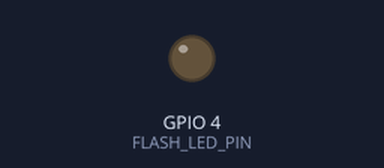
Recording of a sketch running on a simulated ESP32. On the bench: output pins drawn as LEDs (lit = HIGH). WiFi joins after 1.5 s; servers stay silent unless stated; uploads are accepted with an empty reply; the camera gives no picture; what the sketch prints to the serial monitor is not drawn.

Above: at 18.0 s.
At 31.0 s:
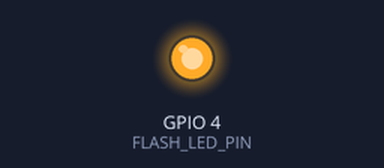
Timing chart, 0 to 45.0 s (numbered marks = the images above):
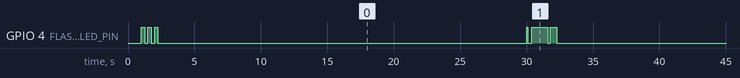

Measured:
- by itself, GPIO 4 (FLASH_LED_PIN): moves between LOW and HIGH, repeating every 60.0 s
- by itself, everything shown: repeats every 30.0 s, in 6 steps

The sketch:

ESP32_cam_to_GGDRIVE.ino
```cpp
#include <WiFi.h>
#include <WiFiClientSecure.h>
#include "soc/soc.h"
#include "soc/rtc_cntl_reg.h"
#include "Base64.h"
#include "esp_camera.h"
//========================================

//======================================== CAMERA_MODEL_AI_THINKER GPIO.
#define PWDN_GPIO_NUM     32
#define RESET_GPIO_NUM    -1
#define XCLK_GPIO_NUM      0
#define SIOD_GPIO_NUM     26
#define SIOC_GPIO_NUM     27

#define Y9_GPIO_NUM       35
#define Y8_GPIO_NUM       34
#define Y7_GPIO_NUM       39
#define Y6_GPIO_NUM       36
#define Y5_GPIO_NUM       21
#define Y4_GPIO_NUM       19
#define Y3_GPIO_NUM       18
#define Y2_GPIO_NUM        5
#define VSYNC_GPIO_NUM    25
#define HREF_GPIO_NUM     23
#define PCLK_GPIO_NUM     22
//========================================

// LED Flash PIN (GPIO 4)
#define FLASH_LED_PIN 4

//======================================== Enter your WiFi ssid and password.
const char* ssid = "O";
const char* password = "99999999";
//========================================

//======================================== Replace with your "Deployment ID" and Folder Name.
String myDeploymentID = "AKfycbxn8VvkSOGFotxU3wQLR7guZ6bnCSdpybzHPZDiWKIynM3uXCCGYhW3w7Y7Puh13jwWBg";
String myMainFolderName = "ESP32-CAM";
//========================================

//======================================== Variables for Timer/Millis.
unsigned long previousMillis = 0;
const int Interval = 30000; //--> Capture and Send a photo every 30 seconds.
//========================================

// Variable to set capture photo with LED Flash.
// Set to "false", then the Flash LED will not light up when capturing a photo.
// Set to "true", then the Flash LED lights up when capturing a photo.
bool LED_Flash_ON = true;

// Initialize WiFiClientSecure.
WiFiClientSecure client;

//________________________________________________________________________________ Test_Con()
// This subroutine is to test the connection to "script.google.com".
void Test_Con() {
  const char* host = "script.google.com";
  while(1) {
    Serial.println("-----------");
    Serial.println("Test...");
    Serial.println("KẾt nối tới " + String(host));

    client.setInsecure();

    if (client.connect(host, 443)) {
      Serial.println("KẾt nối thành công.");
      Serial.println("-----------");
      client.stop();
      break;
    } else {
      Serial.println("KẾt nối tới " + String(host) + " thất bại.");
      Serial.println("Chờ....");
      Serial.println("-----------");
      client.stop();
    }

    delay(1000);
  }
}
//________________________________________________________________________________

//________________________________________________________________________________ SendCapturedPhotos()
// Subroutine for capturing and sending photos to Google Drive.
void SendCapturedPhotos() {
  const char* host = "script.google.com";
  Serial.println();
  Serial.println("-----------");
  Serial.println("Kết nối tới " + String(host));

  client.setInsecure();

  //---------------------------------------- The Flash LED blinks once to indicate connection start.
  digitalWrite(FLASH_LED_PIN, HIGH);
  delay(100);
  digitalWrite(FLASH_LED_PIN, LOW);
  delay(100);
  //----------------------------------------

  //---------------------------------------- The process of connecting, capturing and sending photos to Google Drive.
  if (client.connect(host, 443)) {
    Serial.println("Kết nối thành công.");

    if (LED_Flash_ON == true) {
      digitalWrite(FLASH_LED_PIN, HIGH);
      delay(100);
    }

    //.............................. Taking a photo.
    Serial.println();
    Serial.println("Đang chụp...");

    for (int i = 0; i <= 3; i++) {
      camera_fb_t * fb = NULL;
      fb = esp_camera_fb_get();
       if(!fb) {
          Serial.println("Chụp ảnh thất bại");
          Serial.println("Khởi động lại ESP32 CAM.");
          delay(1000);
          ESP.restart();
          return;
        }
      esp_camera_fb_return(fb);
      delay(200);
    }

    camera_fb_t * fb = NULL;
    fb = esp_camera_fb_get();
    if(!fb) {
      Serial.println("Khởi động cam thất bại");
      Serial.println("Khởi động lại ESP32 CAM.");
      delay(1000);
      ESP.restart();
      return;
    }

    if (LED_Flash_ON == true) digitalWrite(FLASH_LED_PIN, LOW);

    Serial.println("Chụp ảnh thành công.");
    //..............................

    //.............................. Sending image to Google Drive.
    Serial.println();
    Serial.println("Đang gửi ảnh đến gg drive.");
    Serial.println("Size: " + String(fb->len) + "byte");

    String url = "/macros/s/" + myDeploymentID + "/exec?folder=" + myMainFolderName;

    client.println("POST " + url + " HTTP/1.1");
    client.println("Host: " + String(host));
    client.println("Transfer-Encoding: chunked");
    client.println();

    int fbLen = fb->len;
    char *input = (char *)fb->buf;
    int chunkSize = 3 * 1000; //--> must be multiple of 3.
    int chunkBase64Size = base64_enc_len(chunkSize);
    char output[chunkBase64Size + 1];

    Serial.println();
    int chunk = 0;
    for (int i = 0; i < fbLen; i += chunkSize) {
      int l = base64_encode(output, input, min(fbLen - i, chunkSize));
      client.print(l, HEX);
      client.print("\r\n");
      client.print(output);
      client.print("\r\n");
      delay(100);
      input += chunkSize;
      Serial.print(".");
      chunk++;
      if (chunk % 50 == 0) {
        Serial.println();
      }
    }
    client.print("0\r\n");
    client.print("\r\n");

    esp_camera_fb_return(fb);
    //..............................

    //.............................. Waiting for response.
    Serial.println("Đợi...");
    long int StartTime = millis();
    while (!client.available()) {
      Serial.print(".");
      delay(100);
      if ((StartTime + 10 * 1000) < millis()) {
        Serial.println();
        Serial.println("Không phản hồi.");
        break;
      }
    }
    Serial.println();
    while (client.available()) {
      Serial.print(char(client.read()));
    }
    //..............................

    //.............................. Flash LED blinks once as an indicator of successfully sending photos to Google Drive.
    digitalWrite(FLASH_LED_PIN, HIGH);
    delay(500);
    digitalWrite(FLASH_LED_PIN, LOW);
    delay(500);
    //..............................
  }
  else {
    Serial.println("Kết nối tới " + String(host) + " thất bại.");

    //.............................. Flash LED blinks twice as a failed connection indicator.
    digitalWrite(FLASH_LED_PIN, HIGH);
    delay(500);
    digitalWrite(FLASH_LED_PIN, LOW);
    delay(500);
    digitalWrite(FLASH_LED_PIN, HIGH);
    delay(500);
    digitalWrite(FLASH_LED_PIN, LOW);
    delay(500);
    //..............................
  }
  //----------------------------------------

  Serial.println("-----------");

  client.stop();
}
//________________________________________________________________________________

//________________________________________________________________________________ VOID SETUP()
void setup() {
  // put your setup code here, to run once:

  // Disable brownout detector.
  WRITE_PERI_REG(RTC_CNTL_BROWN_OUT_REG, 0);

  Serial.begin(115200);
  Serial.println();
  delay(1000);

  pinMode(FLASH_LED_PIN, OUTPUT);

  // Setting the ESP32 WiFi to station mode.
  Serial.println();
  Serial.println("Set esp32 wifi sang chế độ trạm.");
  WiFi.mode(WIFI_STA);

  //---------------------------------------- The process of connecting ESP32 CAM with WiFi Hotspot / WiFi Router.
  Serial.println();
  Serial.print("Đang kết nối : ");
  Serial.println(ssid);
  WiFi.begin(ssid, password);

  // The process timeout of connecting ESP32 CAM with WiFi Hotspot / WiFi Router is 20 seconds.
  // If within 20 seconds the ESP32 CAM has not been successfully connected to WiFi, the ESP32 CAM will restart.
  // I made this condition because on my ESP32-CAM, there are times when it seems like it can't connect to WiFi, so it needs to be restarted to be able to connect to WiFi.
  int connecting_process_timed_out = 20; //--> 20 = 20 seconds.
  connecting_process_timed_out = connecting_process_timed_out * 2;
  while (WiFi.status() != WL_CONNECTED) {
    Serial.print(".");
    digitalWrite(FLASH_LED_PIN, HIGH);
    delay(250);
    digitalWrite(FLASH_LED_PIN, LOW);
    delay(250);
    if(connecting_process_timed_out > 0) connecting_process_timed_out--;
    if(connecting_process_timed_out == 0) {
      Serial.println();
      Serial.print("Kết nối thất bại ");
      Serial.println(ssid);
      Serial.println("Khởi động lại ESP32 CAM.");
      delay(1000);
      ESP.restart();
    }
  }

  digitalWrite(FLASH_LED_PIN, LOW);

  Serial.println();
  Serial.print("Thành công kết nối tới ");
  Serial.println(ssid);
  //Serial.print("ESP32-CAM IP Address: ");
  //Serial.println(WiFi.localIP());
  //----------------------------------------

  //---------------------------------------- Set the camera ESP32 CAM.
  Serial.println();
  Serial.println("Config ESP32 CAM...");

  camera_config_t config;
  config.ledc_channel = LEDC_CHANNEL_0;
  config.ledc_timer = LEDC_TIMER_0;
  config.pin_d0 = Y2_GPIO_NUM;
  config.pin_d1 = Y3_GPIO_NUM;
  config.pin_d2 = Y4_GPIO_NUM;
  config.pin_d3 = Y5_GPIO_NUM;
  config.pin_d4 = Y6_GPIO_NUM;
  config.pin_d5 = Y7_GPIO_NUM;
  config.pin_d6 = Y8_GPIO_NUM;
  config.pin_d7 = Y9_GPIO_NUM;
  config.pin_xclk = XCLK_GPIO_NUM;
  config.pin_pclk = PCLK_GPIO_NUM;
  config.pin_vsync = VSYNC_GPIO_NUM;
  config.pin_href = HREF_GPIO_NUM;
  config.pin_sscb_sda = SIOD_GPIO_NUM;
  config.pin_sscb_scl = SIOC_GPIO_NUM;
  config.pin_pwdn = PWDN_GPIO_NUM;
  config.pin_reset = RESET_GPIO_NUM;
  config.xclk_freq_hz = 20000000;
  config.pixel_format = PIXFORMAT_JPEG;

  // init with high specs to pre-allocate larger buffers
  if(psramFound()){
    config.frame_size = FRAMESIZE_UXGA;
    config.jpeg_quality = 10;  //0-63 lower number means higher quality
    config.fb_count = 2;
  } else {
    config.frame_size = FRAMESIZE_SVGA;
    config.jpeg_quality = 8;  //0-63 lower number means higher quality
    config.fb_count = 1;
  }

  // camera init
  esp_err_t err = esp_camera_init(&config);
  if (err != ESP_OK) {
    Serial.printf("Khởi tạo cam thất bại 0x%x", err);
    Serial.println();
    Serial.println("Khởi động lại ESP32 CAM.");
    delay(1000);
    ESP.restart();
  }

  sensor_t * s = esp_camera_sensor_get();

  // Selectable camera resolution details :
  // -UXGA   = 1600 x 1200 pixels
  // -SXGA   = 1280 x 1024 pixels
  // -XGA    = 1024 x 768  pixels
  // -SVGA   = 800 x 600   pixels
  // -VGA    = 640 x 480   pixels
  // -CIF    = 352 x 288   pixels
  // -QVGA   = 320 x 240   pixels
  // -HQVGA  = 240 x 160   pixels
  // -QQVGA  = 160 x 120   pixels
  s->set_framesize(s, FRAMESIZE_SXGA);  //--> UXGA|SXGA|XGA|SVGA|VGA|CIF|QVGA|HQVGA|QQVGA

  Serial.println("Cài đặt cam thành công.");
  Serial.println();

  delay(1000);

  Test_Con();

  Serial.println();
  Serial.println("ESP32-CAM chụp và gửi ảnh đến server mỗi 30 giây.");
  Serial.println();
  delay(2000);
}
//________________________________________________________________________________

//________________________________________________________________________________ VOID LOOP()
void loop() {
  // put your main code here, to run repeatedly:

  //---------------------------------------- Timer/Millis to capture and send photos to Google Drive every 20 seconds (see Interval variable).
  unsigned long currentMillis = millis();
  if (currentMillis - previousMillis >= Interval) {
    previousMillis = currentMillis;

    SendCapturedPhotos();
  }
  //----------------------------------------
}
```

Base64.cpp
```cpp
// (licence header left out)
#if (defined(__AVR__))
#include <avr\pgmspace.h>
#else
#include <pgmspace.h>
#endif

const char PROGMEM b64_alphabet[] = "ABCDEFGHIJKLMNOPQRSTUVWXYZ"
        "abcdefghijklmnopqrstuvwxyz"
        "0123456789+/";

/* 'Private' declarations */
inline void a3_to_a4(unsigned char * a4, unsigned char * a3);
inline void a4_to_a3(unsigned char * a3, unsigned char * a4);
inline unsigned char b64_lookup(char c);

int base64_encode(char *output, char *input, int inputLen) {
    int i = 0, j = 0;
    int encLen = 0;
    unsigned char a3[3];
    unsigned char a4[4];

    while(inputLen--) {
        a3[i++] = *(input++);
        if(i == 3) {
            a3_to_a4(a4, a3);

            for(i = 0; i < 4; i++) {
                output[encLen++] = pgm_read_byte(&b64_alphabet[a4[i]]);
            }

            i = 0;
        }
    }

    if(i) {
        for(j = i; j < 3; j++) {
            a3[j] = '\0';
        }

        a3_to_a4(a4, a3);

        for(j = 0; j < i + 1; j++) {
            output[encLen++] = pgm_read_byte(&b64_alphabet[a4[j]]);
        }

        while((i++ < 3)) {
            output[encLen++] = '=';
        }
    }
    output[encLen] = '\0';
    return encLen;
}

int base64_decode(char * output, char * input, int inputLen) {
    int i = 0, j = 0;
    int decLen = 0;
    unsigned char a3[3];
    unsigned char a4[4];


    while (inputLen--) {
        if(*input == '=') {
            break;
        }

        a4[i++] = *(input++);
        if (i == 4) {
            for (i = 0; i <4; i++) {
                a4[i] = b64_lookup(a4[i]);
            }

            a4_to_a3(a3,a4);

            for (i = 0; i < 3; i++) {
                output[decLen++] = a3[i];
            }
            i = 0;
        }
    }

    if (i) {
        for (j = i; j < 4; j++) {
            a4[j] = '\0';
        }

        for (j = 0; j <4; j++) {
            a4[j] = b64_lookup(a4[j]);
        }

        a4_to_a3(a3,a4);

        for (j = 0; j < i - 1; j++) {
            output[decLen++] = a3[j];
        }
    }
    output[decLen] = '\0';
    return decLen;
}

int base64_enc_len(int plainLen) {
    int n = plainLen;
    return (n + 2 - ((n + 2) % 3)) / 3 * 4;
}

int base64_dec_len(char * input, int inputLen) {
    int i = 0;
    int numEq = 0;
    for(i = inputLen - 1; input[i] == '='; i--) {
        numEq++;
    }

    return ((6 * inputLen) / 8) - numEq;
}

inline void a3_to_a4(unsigned char * a4, unsigned char * a3) {
    a4[0] = (a3[0] & 0xfc) >> 2;
    a4[1] = ((a3[0] & 0x03) << 4) + ((a3[1] & 0xf0) >> 4);
    a4[2] = ((a3[1] & 0x0f) << 2) + ((a3[2] & 0xc0) >> 6);
    a4[3] = (a3[2] & 0x3f);
}

inline void a4_to_a3(unsigned char * a3, unsigned char * a4) {
    a3[0] = (a4[0] << 2) + ((a4[1] & 0x30) >> 4);
    a3[1] = ((a4[1] & 0xf) << 4) + ((a4[2] & 0x3c) >> 2);
    a3[2] = ((a4[2] & 0x3) << 6) + a4[3];
}

inline unsigned char b64_lookup(char c) {
    if(c >='A' && c <='Z') return c - 'A';
    if(c >='a' && c <='z') return c - 71;
    if(c >='0' && c <='9') return c + 4;
    if(c == '+') return 62;
    if(c == '/') return 63;
    return -1;
}
```

Base64.h
```cpp
// (licence header left out)
#ifndef _BASE64_H
#define _BASE64_H

/* b64_alphabet:
 *      Description: Base64 alphabet table, a mapping between integers
 *                   and base64 digits
 *      Notes: This is an extern here but is defined in Base64.c
 */
extern const char b64_alphabet[];

/* base64_encode:
 *      Description:
 *          Encode a string of characters as base64
 *      Parameters:
 *          output: the output buffer for the encoding, stores the encoded string
 *          input: the input buffer for the encoding, stores the binary to be encoded
 *          inputLen: the length of the input buffer, in bytes
 *      Return value:
 *          Returns the length of the encoded string
 *      Requirements:
 *          1. output must not be null or empty
 *          2. input must not be null
 *          3. inputLen must be greater than or equal to 0
 */
int base64_encode(char *output, char *input, int inputLen);

/* base64_decode:
 *      Description:
 *          Decode a base64 encoded string into bytes
 *      Parameters:
 *          output: the output buffer for the decoding,
 *                  stores the decoded binary
 *          input: the input buffer for the decoding,
 *                 stores the base64 string to be decoded
 *          inputLen: the length of the input buffer, in bytes
 *      Return value:
 *          Returns the length of the decoded string
 *      Requirements:
 *          1. output must not be null or empty
 *          2. input must not be null
 *          3. inputLen must be greater than or equal to 0
 */
int base64_decode(char *output, char *input, int inputLen);

/* base64_enc_len:
 *      Description:
 *          Returns the length of a base64 encoded string whose decoded
 *          form is inputLen bytes long
 *      Parameters:
 *          inputLen: the length of the decoded string
 *      Return value:
 *          The length of a base64 encoded string whose decoded form
 *          is inputLen bytes long
 *      Requirements:
 *          None
 */
int base64_enc_len(int inputLen);

/* base64_dec_len:
 *      Description:
 *          Returns the length of the decoded form of a
 *          base64 encoded string
 *      Parameters:
 *          input: the base64 encoded string to be measured
 *          inputLen: the length of the base64 encoded string
 *      Return value:
 *          Returns the length of the decoded form of a
 *          base64 encoded string
 *      Requirements:
 *          1. input must not be null
 *          2. input must be greater than or equal to zero
 */
int base64_dec_len(char *input, int inputLen);

#endif // _BASE64_H
```
